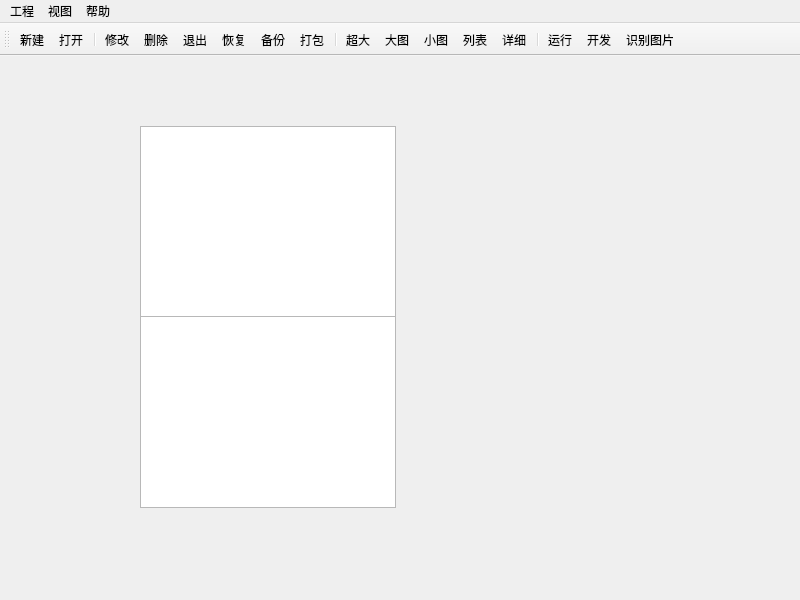
<?xml version="1.0" encoding="UTF-8"?>
<ui version="4.0">
 <class>MainWindow</class>
 <widget class="QMainWindow" name="MainWindow">
  <property name="geometry">
   <rect>
    <x>0</x>
    <y>0</y>
    <width>800</width>
    <height>600</height>
   </rect>
  </property>
  <property name="windowTitle">
   <string>MainWindow</string>
  </property>
  <widget class="QWidget" name="centralwidget">
   <widget class="QTableView" name="tableView">
    <property name="geometry">
     <rect>
      <x>140</x>
      <y>70</y>
      <width>256</width>
      <height>192</height>
     </rect>
    </property>
   </widget>
   <widget class="QListWidget" name="listWidget">
    <property name="geometry">
     <rect>
      <x>140</x>
      <y>260</y>
      <width>256</width>
      <height>192</height>
     </rect>
    </property>
   </widget>
  </widget>
  <widget class="QMenuBar" name="menubar">
   <property name="geometry">
    <rect>
     <x>0</x>
     <y>0</y>
     <width>800</width>
     <height>22</height>
    </rect>
   </property>
   <widget class="QMenu" name="menu">
    <property name="title">
     <string>工程</string>
    </property>
    <addaction name="actionNew"/>
    <addaction name="action"/>
    <addaction name="action_2"/>
    <addaction name="separator"/>
    <addaction name="action_4"/>
    <addaction name="action_5"/>
    <addaction name="action_6"/>
    <addaction name="action_7"/>
    <addaction name="actionPic"/>
    <addaction name="separator"/>
    <addaction name="action_9"/>
   </widget>
   <widget class="QMenu" name="menu_2">
    <property name="title">
     <string>视图</string>
    </property>
   </widget>
   <widget class="QMenu" name="menu_3">
    <property name="title">
     <string>帮助</string>
    </property>
   </widget>
   <addaction name="menu"/>
   <addaction name="menu_2"/>
   <addaction name="menu_3"/>
  </widget>
  <widget class="QToolBar" name="toolBar">
   <property name="windowTitle">
    <string>toolBar</string>
   </property>
   <property name="toolButtonStyle">
    <enum>Qt::ToolButtonTextUnderIcon</enum>
   </property>
   <attribute name="toolBarArea">
    <enum>TopToolBarArea</enum>
   </attribute>
   <attribute name="toolBarBreak">
    <bool>false</bool>
   </attribute>
   <addaction name="actionNew"/>
   <addaction name="actionOpen"/>
   <addaction name="separator"/>
   <addaction name="actionFix"/>
   <addaction name="actionDel"/>
   <addaction name="actionExit"/>
   <addaction name="actionRestore"/>
   <addaction name="actionBackups"/>
   <addaction name="actionPackage"/>
   <addaction name="separator"/>
   <addaction name="actionBiggest"/>
   <addaction name="actionBig"/>
   <addaction name="actionSmall"/>
   <addaction name="actionList"/>
   <addaction name="actionDetail"/>
   <addaction name="separator"/>
   <addaction name="actionRun"/>
   <addaction name="actionWrite"/>
   <addaction name="actionPic"/>
  </widget>
  <action name="actionNew">
   <property name="icon">
    <iconset resource="src.qrc">
     <normaloff>:/image/new.png</normaloff>:/image/new.png</iconset>
   </property>
   <property name="text">
    <string>新建</string>
   </property>
  </action>
  <action name="actionOpen">
   <property name="icon">
    <iconset resource="src.qrc">
     <normaloff>:/image/open.png</normaloff>:/image/open.png</iconset>
   </property>
   <property name="text">
    <string>打开</string>
   </property>
  </action>
  <action name="actionFix">
   <property name="icon">
    <iconset resource="src.qrc">
     <normaloff>:/image/fix.png</normaloff>:/image/fix.png</iconset>
   </property>
   <property name="text">
    <string>修改</string>
   </property>
  </action>
  <action name="actionDel">
   <property name="icon">
    <iconset resource="src.qrc">
     <normaloff>:/image/del.png</normaloff>:/image/del.png</iconset>
   </property>
   <property name="text">
    <string>删除</string>
   </property>
  </action>
  <action name="actionExit">
   <property name="icon">
    <iconset resource="src.qrc">
     <normaloff>:/image/exit.png</normaloff>:/image/exit.png</iconset>
   </property>
   <property name="text">
    <string>退出</string>
   </property>
  </action>
  <action name="actionRestore">
   <property name="icon">
    <iconset resource="src.qrc">
     <normaloff>:/image/restore.png</normaloff>:/image/restore.png</iconset>
   </property>
   <property name="text">
    <string>恢复</string>
   </property>
  </action>
  <action name="actionBackups">
   <property name="icon">
    <iconset resource="src.qrc">
     <normaloff>:/image/backups.png</normaloff>:/image/backups.png</iconset>
   </property>
   <property name="text">
    <string>备份</string>
   </property>
  </action>
  <action name="actionPackage">
   <property name="icon">
    <iconset resource="src.qrc">
     <normaloff>:/image/package.png</normaloff>:/image/package.png</iconset>
   </property>
   <property name="text">
    <string>打包</string>
   </property>
  </action>
  <action name="actionBiggest">
   <property name="icon">
    <iconset resource="src.qrc">
     <normaloff>:/image/biggest.png</normaloff>:/image/biggest.png</iconset>
   </property>
   <property name="text">
    <string>超大</string>
   </property>
  </action>
  <action name="actionBig">
   <property name="icon">
    <iconset resource="src.qrc">
     <normaloff>:/image/big.png</normaloff>:/image/big.png</iconset>
   </property>
   <property name="text">
    <string>大图</string>
   </property>
  </action>
  <action name="actionSmall">
   <property name="icon">
    <iconset resource="src.qrc">
     <normaloff>:/image/small.png</normaloff>:/image/small.png</iconset>
   </property>
   <property name="text">
    <string>小图</string>
   </property>
  </action>
  <action name="actionList">
   <property name="icon">
    <iconset resource="src.qrc">
     <normaloff>:/image/list.png</normaloff>:/image/list.png</iconset>
   </property>
   <property name="text">
    <string>列表</string>
   </property>
  </action>
  <action name="actionDetail">
   <property name="icon">
    <iconset resource="src.qrc">
     <normaloff>:/image/detail.png</normaloff>:/image/detail.png</iconset>
   </property>
   <property name="text">
    <string>详细</string>
   </property>
  </action>
  <action name="actionRun">
   <property name="icon">
    <iconset resource="src.qrc">
     <normaloff>:/image/start.png</normaloff>:/image/start.png</iconset>
   </property>
   <property name="text">
    <string>运行</string>
   </property>
  </action>
  <action name="actionWrite">
   <property name="icon">
    <iconset resource="src.qrc">
     <normaloff>:/image/Write.png</normaloff>:/image/Write.png</iconset>
   </property>
   <property name="text">
    <string>开发</string>
   </property>
  </action>
  <action name="action">
   <property name="text">
    <string>打开工程</string>
   </property>
  </action>
  <action name="action_2">
   <property name="text">
    <string>关闭工程</string>
   </property>
  </action>
  <action name="action_4">
   <property name="text">
    <string>导入</string>
   </property>
  </action>
  <action name="action_5">
   <property name="text">
    <string>导出</string>
   </property>
  </action>
  <action name="action_6">
   <property name="text">
    <string>保存</string>
   </property>
  </action>
  <action name="action_7">
   <property name="text">
    <string>最近使用文件</string>
   </property>
  </action>
  <action name="action_9">
   <property name="text">
    <string>退出</string>
   </property>
  </action>
  <action name="actionPic">
   <property name="text">
    <string>识别图片</string>
   </property>
  </action>
 </widget>
 <resources>
  <include location="src.qrc"/>
 </resources>
 <connections/>
</ui>
